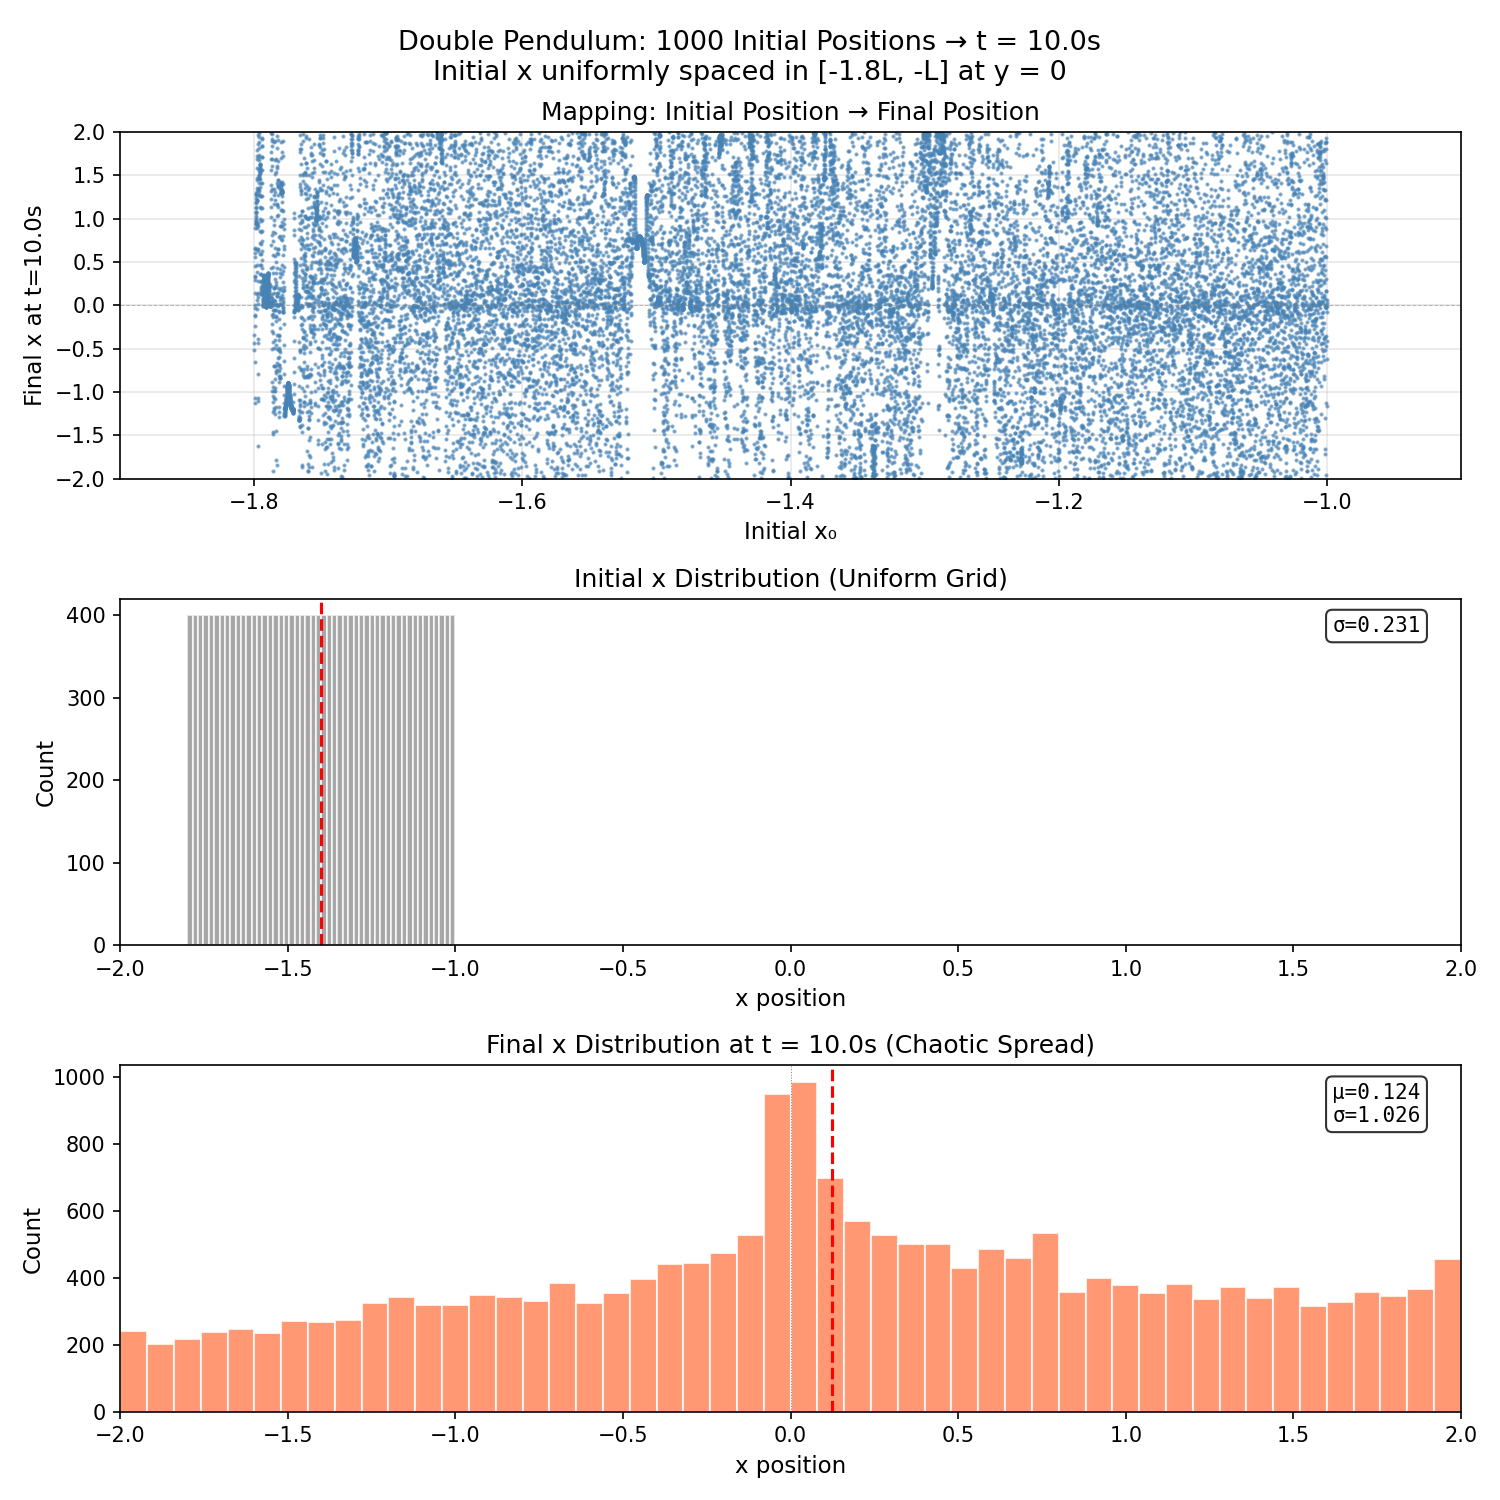

Write Python code to recreate this figure.
"""
Sample x-coordinates at fixed time (t=10s) across 1000 different initial positions.

Shows how a uniform grid of initial conditions (x ∈ [-2L, -L]) maps to 
a chaotic distribution after 10 seconds of evolution.
"""

import sys
import os
sys.path.insert(0, os.path.dirname(os.path.dirname(os.path.abspath(__file__))))

import numpy as np
import matplotlib.pyplot as plt

from double_pendulum_sim import generate_trajectories


def main():
    # Parameters
    n_samples = 20000
    L1 = 1.0
    L2 = 1.0
    m1 = 1.0
    m2 = 1.0
    g = 9.81
    dt = 0.01
    t_sample = 10.0  # Fixed sample time

    # Initial positions: uniform grid from -1.8L to -L
    x_initial = np.linspace(-1.8 * L1, -L1, n_samples)
    target_y = 0.0

    print(f"Simulating {n_samples} pendulums...")
    print(f"Initial x range: [{x_initial[0]:.3f}, {x_initial[-1]:.3f}]")
    print(f"Sampling at t = {t_sample}s")

    trajectories = generate_trajectories(
        x_initial, target_y, L1, L2, m1, m2, g, dt, t_sample, elbow="up"
    )

    # Extract final x positions at t=10s
    frame = int(t_sample / dt)
    x_final = np.array([traj[2][frame] for traj in trajectories])  # x2 at final frame

    print(f"\nResults at t = {t_sample}s:")
    print(f"  x_final range: [{x_final.min():.3f}, {x_final.max():.3f}]")
    print(f"  mean: {x_final.mean():.3f}")
    print(f"  std:  {x_final.std():.3f}")

    # Create figure with 3 subplots
    fig, axes = plt.subplots(3, 1, figsize=(10, 10))
    fig.suptitle(
        f"Double Pendulum: 1000 Initial Positions → t = {t_sample}s\n"
        f"Initial x uniformly spaced in [-1.8L, -L] at y = 0",
        fontsize=13,
    )

    reach = L1 + L2

    # Plot 1: Initial vs Final x (scatter/line plot showing the mapping)
    ax1 = axes[0]
    ax1.plot(x_initial, x_final, ".", markersize=2, color="steelblue", alpha=0.6)
    ax1.set_xlabel("Initial x₀", fontsize=11)
    ax1.set_ylabel(f"Final x at t={t_sample}s", fontsize=11)
    ax1.set_title("Mapping: Initial Position → Final Position", fontsize=12)
    ax1.axhline(0, color="gray", lw=0.5, ls="--", alpha=0.5)
    ax1.set_xlim(-1.9, -0.9)
    ax1.set_ylim(-reach, reach)
    ax1.grid(True, alpha=0.3)

    # Plot 2: Histogram of initial positions (should be uniform)
    ax2 = axes[1]
    ax2.hist(x_initial, bins=50, color="gray", edgecolor="white", alpha=0.7)
    ax2.set_xlabel("x position", fontsize=11)
    ax2.set_ylabel("Count", fontsize=11)
    ax2.set_title("Initial x Distribution (Uniform Grid)", fontsize=12)
    ax2.set_xlim(-reach, reach)
    ax2.axvline(x_initial.mean(), color="red", lw=1.5, ls="--", label=f"μ={x_initial.mean():.2f}")
    ax2.text(
        0.97, 0.95,
        f"σ={x_initial.std():.3f}",
        transform=ax2.transAxes,
        ha="right", va="top",
        fontsize=10,
        family="monospace",
        bbox=dict(boxstyle="round,pad=0.3", facecolor="none"),
    )

    # Plot 3: Histogram of final positions (should show chaos)
    ax3 = axes[2]
    ax3.hist(x_final, bins=50, color="coral", edgecolor="white", alpha=0.8)
    ax3.set_xlabel("x position", fontsize=11)
    ax3.set_ylabel("Count", fontsize=11)
    ax3.set_title(f"Final x Distribution at t = {t_sample}s (Chaotic Spread)", fontsize=12)
    ax3.set_xlim(-reach, reach)
    ax3.axvline(x_final.mean(), color="red", lw=1.5, ls="--", label=f"μ={x_final.mean():.2f}")
    ax3.axvline(0, color="gray", lw=0.5, ls=":")
    ax3.text(
        0.97, 0.95,
        f"μ={x_final.mean():.3f}\nσ={x_final.std():.3f}",
        transform=ax3.transAxes,
        ha="right", va="top",
        fontsize=10,
        family="monospace",
        bbox=dict(boxstyle="round,pad=0.3", facecolor="none"),
    )

    plt.tight_layout()
    plt.savefig("sample_initial_positions.png", dpi=150, transparent=True)
    print("\nSaved figure to sample_initial_positions.png")

    # Also save the data to CSV
    data = np.column_stack([x_initial, x_final])
    np.savetxt(
        "sample_initial_positions.csv",
        data,
        delimiter=",",
        header="x_initial,x_final_10s",
        comments="",
    )
    print("Saved data to sample_initial_positions.csv")

    plt.show()


if __name__ == "__main__":
    main()
